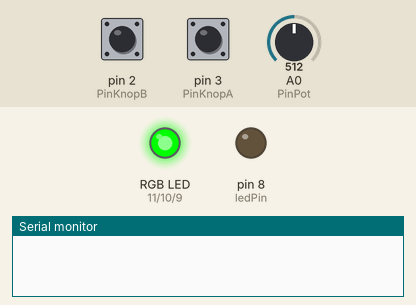
Bench run of a sketch on a simulated Arduino Uno, built with avr-gcc and run on an emulated ATmega328P. Parts: an RGB LED mixed from three pins (HIGH = lit), output pins drawn as LEDs (lit = HIGH), the last lines printed to the serial monitor. The test bench sets the inputs (shaded band); at power-on: pin 2 (PinKnopB) LOW, A0 (PinPot) = 512, pin 3 (PinKnopA) LOW.

Above: at 1.2 s.
1.3 s: pin 2 (PinKnopB) pulled HIGH for 0.15 s
At 2.1 s:
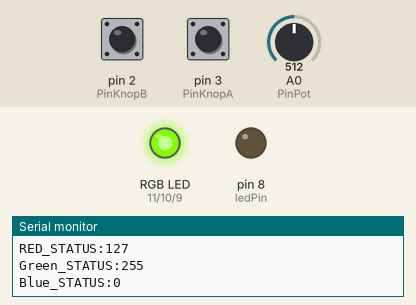
2.9 s: A0 (PinPot) set to 716
At 4.1 s:
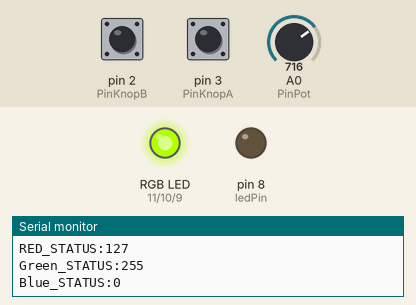
4.4 s: pin 3 (PinKnopA) pulled HIGH for 0.15 s
At 5.2 s:
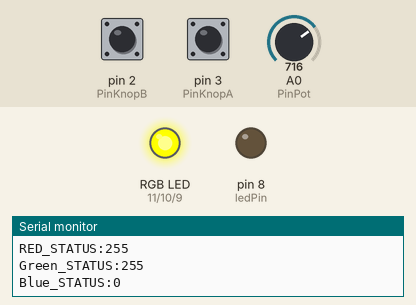
6.0 s: pin 3 (PinKnopA) pulled HIGH for 1 s
At 7.9 s:
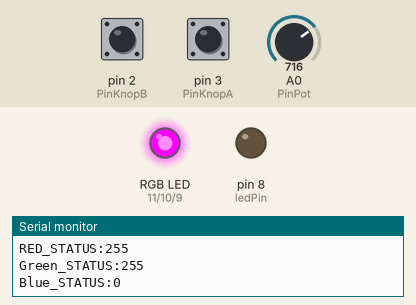
8.5 s: pin 2 (PinKnopB) pulled HIGH for 1 s
At 10.0 s:
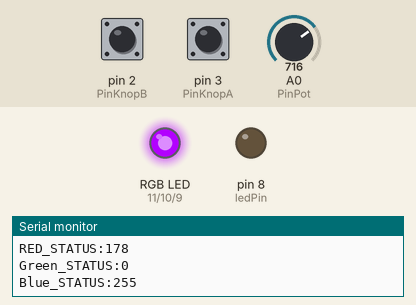
11.0 s: A0 (PinPot) set to 511
At 11.5 s:
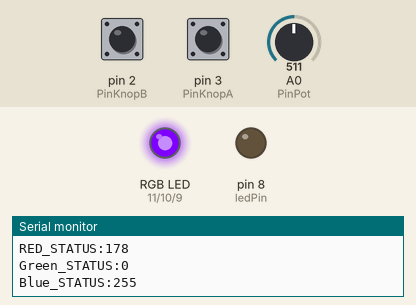
Timing chart, 0 to 13.5 s (numbered marks = the images above; inputs shaded):
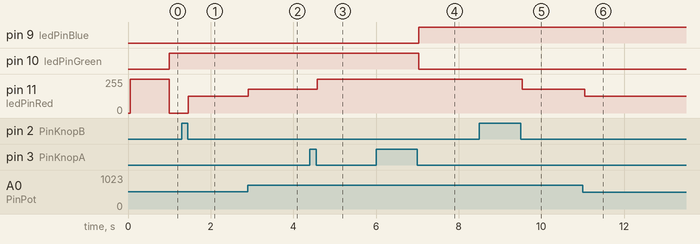

The sketch:

Module_2_LivingColorsLamp.ino
```cpp
// Output pins
int ledPinRed = 11;
int ledPinGreen = 10;
int ledPinBlue = 9;
int ledPin = 8;

// Input pins
int PinKnopA = 3;
int PinKnopB = 2;
int PinPot = A0;

// Button values
bool ButtonStateAA;
bool ButtonStateAB;
bool ButtonStateBA;
bool ButtonStateBB;

bool ButtonStateA;
bool ButtonStateB;

// Remote Control on?
bool RemoteControl;
// ModeValues (DEMO, PRESET, MIX-MODE, REMOTE)
String Mode = "DEMO";
// PresetColor (Yellow,Magenta,Cyan)
String PresetColor = "Yellow";
// MixColor (Red,Green,Blue)
String MixColor = "Red";

// Protocol Variables
String Protocol;
bool Switched = false;

//RGB values
int RedValue = 128;
int GreenValue = 128;
int BlueValue = 128;

//---------------------------------------------------------------------------------------------------------------

// Stratup and initialiser
void setup()
{
  // set outputs
  pinMode(ledPinGreen, OUTPUT);
  pinMode(ledPinRed, OUTPUT);
  pinMode(ledPinBlue, OUTPUT);
  pinMode(ledPin, OUTPUT);

  // set inputs
  pinMode(PinKnopA, INPUT);
  pinMode(PinKnopB, INPUT);
  pinMode(PinPot, INPUT);

  // set serial
  Serial.begin(9600);
}

void loop()
{
  ButtonCheck();
  FindInput();

  if (Mode == "DEMO")
  {
    DemoMode();
  }
  else if (Mode == "PRESET")
  {
    PresetMode();
  }
  else if (Mode == "MIX-MODE")
  {
    SetMixColor();
  }

  UpdateColors();

  if (Switched)
  {
    AnnounceSwitch();
    Switched = false;
  }
}

void UpdateColors()
{
  analogWrite(ledPinRed, RedValue);
  analogWrite(ledPinGreen, GreenValue);
  analogWrite(ledPinBlue, BlueValue);
}

void AnnounceSwitch()
{
  if (Protocol == "REMOTE_CONTOL")
  {
    Serial.println(Protocol);
  }
  else
  {
    Serial.println("ARDUINO_CONTROL");
  }
  Serial.print("RED_STATUS:");
  Serial.println(RedValue);
  Serial.print("Green_STATUS:");
  Serial.println(GreenValue);
  Serial.print("Blue_STATUS:");
  Serial.println(BlueValue);
}

//Checks if the A or B button has been pressed
void ButtonCheck()
{
  // Save button states
  ButtonStateAA = digitalRead(PinKnopA);
  ButtonStateBA = digitalRead(PinKnopB);
  delay(50);
  ButtonStateAB = digitalRead(PinKnopA);
  ButtonStateBB = digitalRead(PinKnopB);

  // Check A
  if (ButtonStateAA && !ButtonStateAB)
  {
    ButtonStateA = true;
  }
  else
  {
    ButtonStateA = false;
  }

  // Check B
  if (ButtonStateBA && !ButtonStateBB)
  {
    ButtonStateB = true;
  }
  else
  {
    ButtonStateB = false;
  }

  ImplementButtonChanges();
}

void ImplementButtonChanges()
{
  if (ButtonStateA)
  {
    if (Mode == "PRESET")
    {
      if (PresetColor == "Yellow")
      {
        PresetColor = "Magenta";
      }
      else if (PresetColor == "Magenta")
      {
        PresetColor = "Cyan";
      }
      else if (PresetColor == "Cyan")
      {
        PresetColor = "Yellow";
      }
    }
    else
    {
      Mode = "PRESET";
      Switched = true;
      digitalWrite(ledPin, LOW);
    }
  }
  else if (ButtonStateB)
  {
    if (Mode == "MIX-MODE")
    {
      if (MixColor == "Red")
      {
        MixColor = "Green";
      }
      else if (MixColor == "Green")
      {
        MixColor = "Blue";
      }
      else if (MixColor == "Blue")
      {
        MixColor = "Red";
      }
    }
    else
    {
      Mode = "MIX-MODE";
      Switched = true;
      digitalWrite(ledPin, LOW);
    }
  }
}

String ReadInput()
{
  while (Serial.available() == 0) {}

  char InputChar = Serial.read();
  String InputString = "";

  while (InputChar != '%')
  {
    if (Serial.available() > 0)
    {
      InputString += char(InputChar);
      InputChar = Serial.read();
    }
  }
  return String(InputString);
}

void FindInput()
{
  if (Serial.available() > 0)
  {
    if (Serial.read() == '#')
    {
      Protocol = ReadInput();
      Serial.println(Protocol);
    }
  }
  CompileInput();
}

void CompileInput()
{
  String ValueSnap;
  if (Protocol == "REMOTE_CONTROL")
  {
    Mode = "REMOTE_CONTROL";
    digitalWrite(ledPin, HIGH);
  }
  if (Mode == "REMOTE_CONTROL")
  {
    if (Protocol.substring(0, 8) == "SET_RED:")
    {
      ValueSnap = Protocol.substring(8);
      RedValue = ValueSnap.toInt();
    }
    else if (Protocol.substring(0, 10) == "SET_GREEN:")
    {
      ValueSnap = Protocol.substring(10);
      GreenValue = ValueSnap.toInt();
    }
    else if (Protocol.substring(0, 9) == "SET_BLUE:")
    {
      ValueSnap = Protocol.substring(9);
      BlueValue = ValueSnap.toInt();
    }
  }
}

void DemoMode()
{
  if (millis() % 3000 < 1000)
  {
    RedValue = 255;
    GreenValue = 0;
    BlueValue = 0;
  }
  else if (millis() % 3000 < 2000)
  {
    RedValue = 0;
    GreenValue = 255;
    BlueValue = 0;
  }
  else
  {
    RedValue = 0;
    GreenValue = 0;
    BlueValue = 255;
  }
}

void PresetMode()
{
  if (PresetColor == "Yellow")
  {
    RedValue = 255;
    GreenValue = 255;
    BlueValue = 0;
  }
  else if (PresetColor == "Magenta")
  {
    RedValue = 255;
    GreenValue = 0;
    BlueValue = 255;
  }
  else if (PresetColor == "Cyan")
  {
    RedValue = 0;
    GreenValue = 255;
    BlueValue = 255;
  }
}

void SetMixColor()
{
  int PotValue = analogRead(PinPot);
  PotValue = map(PotValue, 0, 1023, 0, 255);
  PotValue = constrain(PotValue, 0, 255);

  if (MixColor == "Red")
  {
    RedValue = PotValue;
  }
  else if (MixColor == "Green")
  {
    GreenValue = PotValue;
  }
  else if (MixColor == "Blue")
  {
    BlueValue = PotValue;
  }
}
```

Measured:
- after the input at 1.3 s, pin 9 (ledPinBlue): stays LOW (without the input it goes to HIGH after 0.71 s); pin 10 (ledPinGreen): stays HIGH (without the input it goes to LOW after 0.71 s); pin 11 (ledPinRed): 0/255 → 127/255 after 0.16 s
- after the input at 2.9 s, pin 11 (ledPinRed): 127/255 → 178/255 at once
- after the input at 4.4 s, pin 11 (ledPinRed): 178/255 → 255/255 after 0.17 s
- after the input at 6.0 s, pin 9 (ledPinBlue): LOW → HIGH after 1.0 s; pin 10 (ledPinGreen): HIGH → LOW after 1.0 s
- after the input at 8.5 s, pin 11 (ledPinRed): 255/255 → 178/255 after 1.0 s
- after the input at 11.0 s, pin 11 (ledPinRed): 178/255 → 127/255 after 0.05 s
